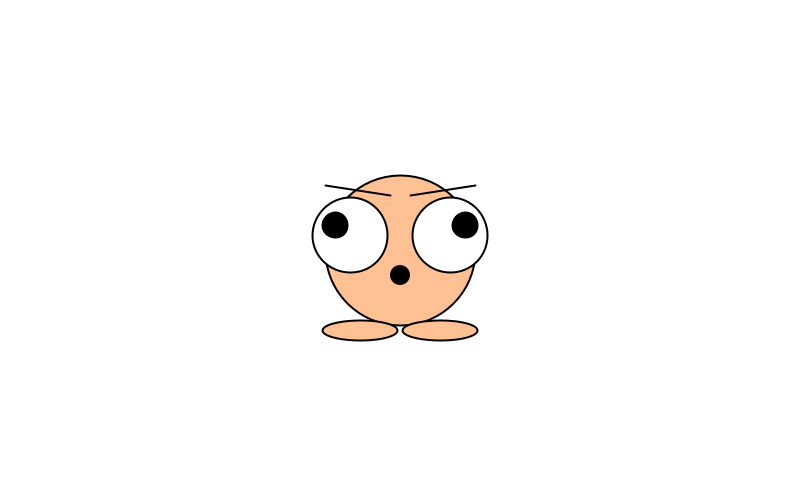
Frame 1 (no input)
Frame 60 (the mouse pressed at the canvas centre just before this capture): identical to frame 1, image omitted
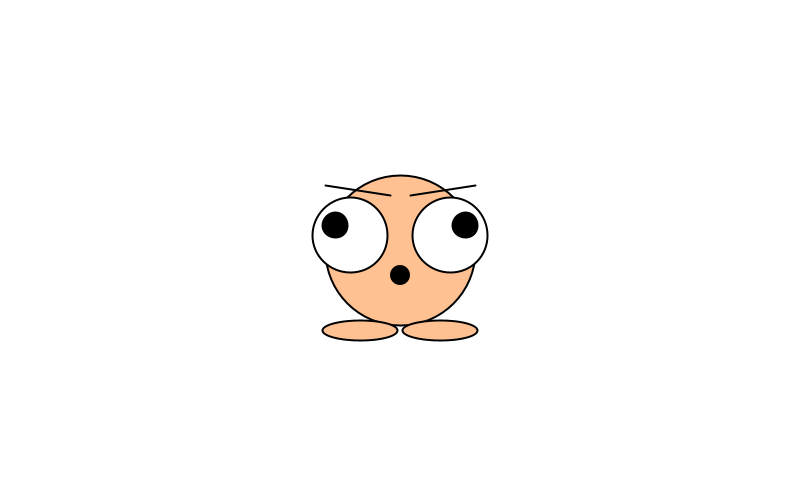
Frame 120 (the mouse held since frame 60 and released just before this capture)

The Processing sketch that drew these frames (run headless with seeded random() and noise(); from frame 60 on, the mouse is pressed at the canvas centre):

// Processing sketch: processing_38610
// ── processing_38610.pde

//click on character to drag him around
//click again to make him stick
//press any key to make him disappear
//click anywhere to make him re-appear

boolean button = false;
float x = 400;
float y = 250;

void setup() {
  size(800, 500);
  background(255);
  smooth();
  strokeWeight(2);
  frameRate(30);

  //CHARACTER
  //head
  fill(255, 193, 147);
  ellipse(x, y, 150, 150);
  //mouth
  noStroke();
  fill(0);
  ellipse(x, y+25, 20, 20);
  //eyes
  stroke(0);
  fill(255);
  ellipse(x-50, y-15, 75, 75);
  ellipse(x+50, y-15, 75, 75);
  //pupils
  fill(0);
  ellipse(x-65, y-25, 25, 25);
  ellipse(x+65, y-25, 25, 25);
  //eyebrows
  line(x-75, y-65, x-10, y-55);
  line(x+10, y-55, x+75, y-65);
  //feet
  stroke(0);
  fill(255, 193, 147);
  ellipse(x-40, y+80, 75, 20);
  ellipse(x+40, y+80, 75, 20);
}

void draw() {
  smooth();

  //CHARACTER
  //head
  if (button ==true) {
    background(255);
    //head
    stroke(0);
    strokeWeight(2);
    fill(255, 193, 146);
    ellipse(mouseX, mouseY, 150, 150);
    //mouth
    noStroke();
    fill(0);
    ellipse(mouseX, mouseY+25, 20, 20);
    //eyes
    stroke(0);
    fill(255);
    ellipse(mouseX-50, mouseY-15, 75, 75);
    ellipse(mouseX+50, mouseY-15, 75, 75);
    //pupils
    fill(0);
    ellipse(mouseX-65, pmouseY-25, 25, 25);
    ellipse(mouseX+65, pmouseY-25, 25, 25);
    //eyebrows
    line(mouseX-75, mouseY-65, pmouseX-10, pmouseY-55);
    line(mouseX+10, mouseY-55, pmouseX+75, mouseY-65);
    //feet
    stroke(0);
    fill(255, 193, 146);
    ellipse(mouseX-40, mouseY+80, 75, 20);
    ellipse(mouseX+40, mouseY+80, 75, 20);
  }
}


//make the character stick or re-appear
void mousePressed() {
  smooth();
  button=!button;

  //CHARACTER
  //head
  stroke(0);
  strokeWeight(2);
  fill(255, 193, 146);
  ellipse(mouseX, mouseY, 150, 150);
  //mouth
  noStroke();
  fill(0);
  ellipse(mouseX, mouseY+25, 20, 20);
  //eyes
  stroke(0);
  fill(255);
  ellipse(mouseX-50, mouseY-15, 75, 75);
  ellipse(mouseX+50, mouseY-15, 75, 75);
  //pupils
  fill(0);
  ellipse(mouseX-65, mouseY-25, 25, 25);
  ellipse(mouseX+65, mouseY-25, 25, 25);
  //eyebrows
  line(mouseX-75, mouseY-65, mouseX-10, mouseY-55);
  line(mouseX+10, mouseY-55, mouseX+75, mouseY-65);
  //feet
  stroke(0);
  fill(255, 193, 146);
  ellipse(mouseX-40, mouseY+80, 75, 20);
  ellipse(mouseX+40, mouseY+80, 75, 20);
}

//make the character disappear - clear screen
void keyPressed() {
  background(255);
}
